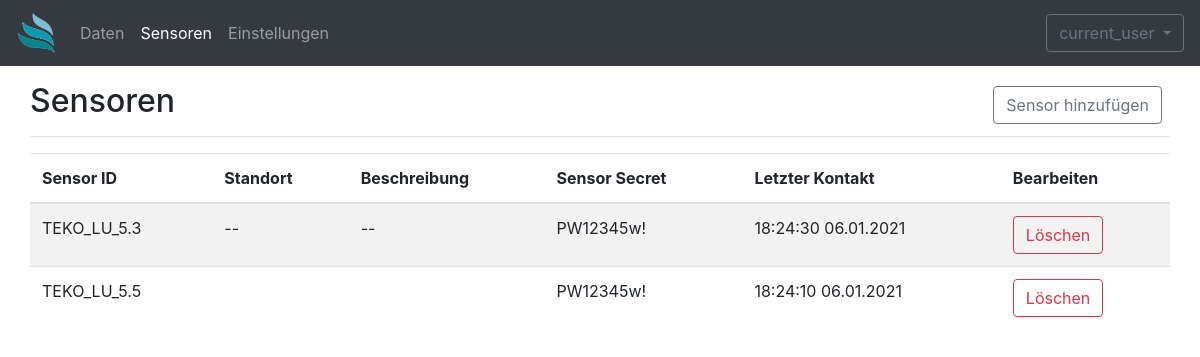
Page /sensors (signed in) on the committed database.
### app.py (models this page shows)
class dbSensors(db.Model):
    id = db.Column(db.Integer, primary_key=True)
    sensorid = db.Column(db.String(10), nullable=False)
    sensorsecret = db.Column(db.String(10), nullable=False)
    sensordata = db.relationship('dbSenData', backref='sendata', lazy=True)
    lastseen = db.Column(db.String(20))
    location = db.Column(db.String(50))
    description = db.Column(db.Text)

### app.py (the view)
@app.route('/sensors', methods=['GET'])
@login_required
def sensors():
    return render_template('sensors.html', sensors=dbSensors.query.all())

### app.py (called while the page is built)
@login_manager.user_loader
def load_user(user_id):
    return dbUsers.query.get(int(user_id))

### templates/sensors.html (shortened to what this page needs)
{% extends 'base.html' %}
{% block body %}
{% set error = request.args.get('error') %}
<div class="container-fluid">
    <main role="main" class="col-md">
        <div
            class="d-flex justify-content-between flex-wrap flex-md-nowrap align-items-center pt-3 pb-2 mb-3 border-bottom">
            <h1 class="h2">Sensoren</h1>
            <div class="btn-toolbar mb-2 mb-md-0">
                <div class="btn-group mr-2">
                    <button type="button" class="btn btn btn-outline-secondary" data-toggle="modal"
                        data-target="#addSensor">
                        Sensor hinzufügen
                    </button>
                </div>
            </div>
        </div>
        <div class="table-responsive">
            <table class="table table-striped table">
                <thead>
                    <tr>
                        <th>Sensor ID</th>
                        <th>Standort</th>
                        <th>Beschreibung</th>
                        <th>Sensor Secret</th>
                        <th>Letzter Kontakt</th>
                        <th>Bearbeiten</th>
                    </tr>
                </thead>
                <tbody>
                    {% for x in sensors %}
                    <tr>
                        <td>{{ x.sensorid }}</td>
                        <td>{{ x.location }}</td>
                        <td>{{ x.description}}</td>
                        <td>{{ x.sensorsecret }}</td>
                        <td>{{ x.lastseen }}</td>
                        <td>
                            <button type="button" class="btn btn-outline-danger" data-toggle="modal"
                                data-target="#deleteSensor" data-sensorid="{{ x.sensorid }}">
                                Löschen
                            </button>
                        </td>
                    </tr>
                    {% endfor %}
                </tbody>
            </table>
        </div>
    </main>
</div>
{% endblock %}

### templates/base.html (shortened to what this page needs)
<!DOCTYPE html>
<html lang="de">
<head>
    <link rel="stylesheet" href="https://cdn.jsdelivr.net/npm/bootstrap@4.5.3/dist/css/bootstrap.min.css"
>
</head>
<body>
    <nav class="navbar navbar-expand navbar-dark bg-dark">
        <a class="navbar-brand" href="/">
            <img src="{{url_for('static', filename='Logo_trans.png')}}" width="40" height="40" />
        </a>
        <div class="collapse navbar-collapse" id="navbarsExample02">
            <ul class="navbar-nav mr-auto">
                <li class="nav-item {% if url_for(request.endpoint)=='/' %} active {%endif%}">
                    <a class="nav-link" href="/">Daten</a>
                </li>
                {% if current_user.is_authenticated %}
                <li class="nav-item {% if url_for(request.endpoint)=='/sensors' %} active {%endif%}">
                    <a class="nav-link" href="/sensors">Sensoren</a>
                </li>
                <li class="nav-item {% if url_for(request.endpoint)=='/admin' %} active {%endif%}">
                    <a class="nav-link" href="/admin">Einstellungen</a>
                </li>
                {% endif %}
            </ul>
            {% if current_user.is_authenticated %}
            <button type="button" class="btn btn-outline-secondary dropdown-toggle" data-toggle="dropdown"
                aria-haspopup="true" aria-expanded="false">
                current_user
            </button>
            {% else %}
            <button type="button" class="btn btn-info" data-toggle="modal" data-target="#loginModal">Login</button>
            {% endif %}
        </div>
    </nav>
    {% block body %} {% endblock %}
</body>
</html>

### rows in the picture
dbSensors: sensorid "TEKO_LU_5.3", location "--", description "--", sensorsecret "PW12345w!", lastseen "18:24:30 06.01.2021"
dbSensors: sensorid "TEKO_LU_5.5", sensorsecret "PW12345w!", lastseen "18:24:10 06.01.2021"
